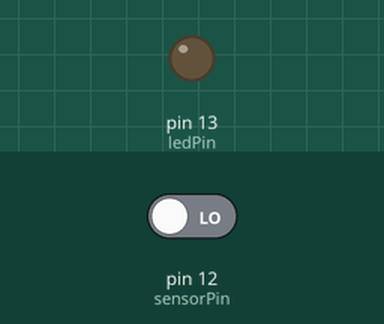
The sketch below on a simulated Arduino Uno, built with avr-gcc and run on an emulated ATmega328P. Parts: output pins drawn as LEDs (lit = HIGH). The inputs (shaded band) are chosen by the test bench; at power-on: pin 12 (sensorPin) LOW.

Above: at 1.2 s.
1.3 s: pin 12 (sensorPin) driven HIGH
At 2.2 s:
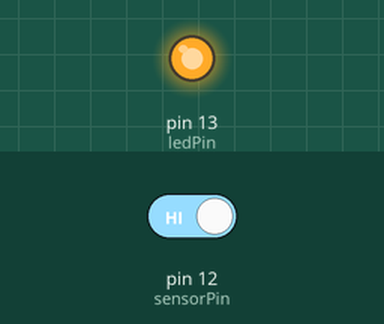
2.8 s: pin 12 (sensorPin) driven LOW
At 3.3 s:
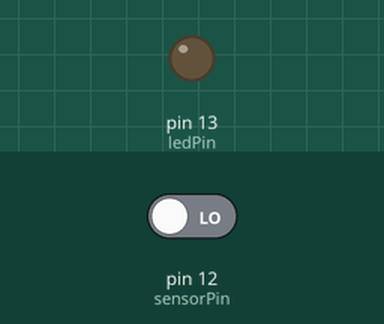
Timing chart, 0 to 5.8 s (numbered marks = the images above; inputs shaded):
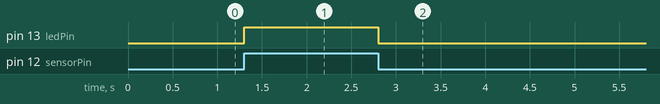

Measured:
- after the input at 1.3 s, pin 13 (ledPin): LOW → HIGH at once
- after the input at 2.8 s, pin 13 (ledPin): HIGH → LOW at once

The sketch:

HC_SR501_PIR.ino
```cpp
const int sensorPin = 12;
const int ledPin = 13;

void setup(){
  pinMode(sensorPin, INPUT);
  pinMode(ledPin, OUTPUT);
}

void loop(){
  if (digitalRead(sensorPin) == HIGH){
    digitalWrite(ledPin, HIGH);
  }else {
    digitalWrite(ledPin, LOW);
  }
}
```
